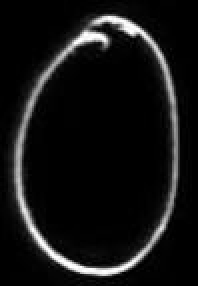
#> input picture dataset/0/IMG_20250516_220320.jpg, 99 x 143 px, found by its file name (shown 2 times larger); its folder holds only this picture in this run
$ jupyter execute EDA.ipynb
#> lines starting #> are read from the running program, lines starting #| are printed output that depends on the picture
# EDA - Exploratory Data Analysis

## Load libraries

[cell 1]
import os
import cv2
import numpy as np
import pandas as pd
import matplotlib.pyplot as plt
import seaborn as sns
# pill use with images
from PIL import Image
# We need to use counter for conting our images size
from collections import Counter

## Loading data and Inspection

[cell 2]
# insure the path folder
dataset_path = "..\.\dataset"

[cell 3]
classes = sorted(os.listdir(dataset_path))  # Get class names (1-9)
class_counts = {}
for cls in classes:
    class_dir = os.path.join(dataset_path, cls)
    if os.path.isdir(class_dir):
        class_counts[cls] = len(os.listdir(class_dir))

##  Plot class distribution

[cell 4]
plt.figure(figsize=(10, 5))
sns.barplot(x=list(class_counts.keys()), y=list(class_counts.values()), palette='viridis')
plt.xlabel("Khmer Number")
plt.ylabel("Number of Images")
plt.title("Class Distribution")
plt.show()
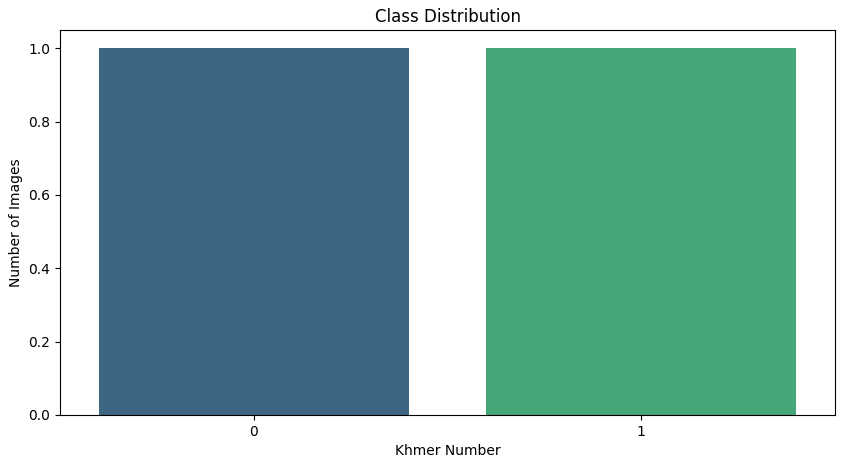
#> figure drawn by matplotlib, 1 panel

##  Display some sample images

[cell 5]
def show_sample_images(dataset_path, classes, num_samples=5):
#> called with dataset_path = '..\\.\\dataset', num_samples = 5
    fig, axes = plt.subplots(len(classes), num_samples, figsize=(10, 10))
    for i, cls in enumerate(classes):
        class_dir = os.path.join(dataset_path, cls)
        images = os.listdir(class_dir)[:num_samples]
        for j, img_name in enumerate(images):
            img_path = os.path.join(class_dir, img_name)
            img = Image.open(img_path)
#> img is the input picture: PIL image 99x143 L; min 0, max 255, mean 19.5
            axes[i, j].imshow(img, cmap='gray')
            axes[i, j].axis('off')
        axes[i, 0].set_ylabel(cls, rotation=0, size=12, labelpad=20)
    plt.tight_layout()
    plt.show()
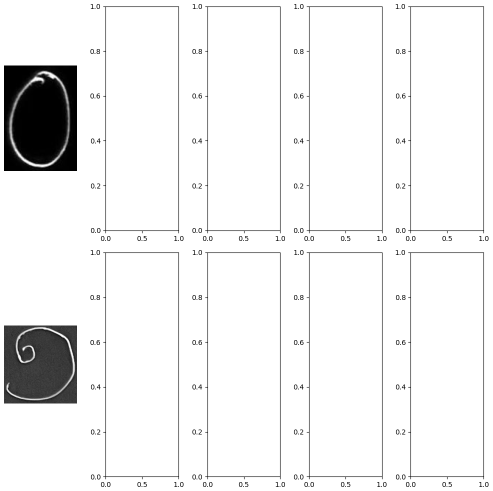
#> figure drawn by matplotlib, 2 panels

show_sample_images(dataset_path, classes)

## Analyze image properties

[cell 6]
image_sizes = []
pixel_means = []

for cls in classes:
    class_dir = os.path.join(dataset_path, cls)
    images = os.listdir(class_dir)
    for img_name in images[:10]:  # Sample 10 images per class
        img_path = os.path.join(class_dir, img_name)
        img = Image.open(img_path)
        image_sizes.append(img.size)
        img_array = np.array(img.convert('L'))  # Convert to grayscale
        pixel_means.append(np.mean(img_array))

##  Show image size distribution

[cell 7]
size_counts = Counter(image_sizes)
#> size_counts = {(99, 143): 1, (200, 215): 1}
plt.figure(figsize=(10, 5))
sns.barplot(x=[str(size) for size in size_counts.keys()], y=size_counts.values())
plt.xlabel("Image Size")
plt.ylabel("Count")
plt.title("Image Size Distribution")
plt.show()
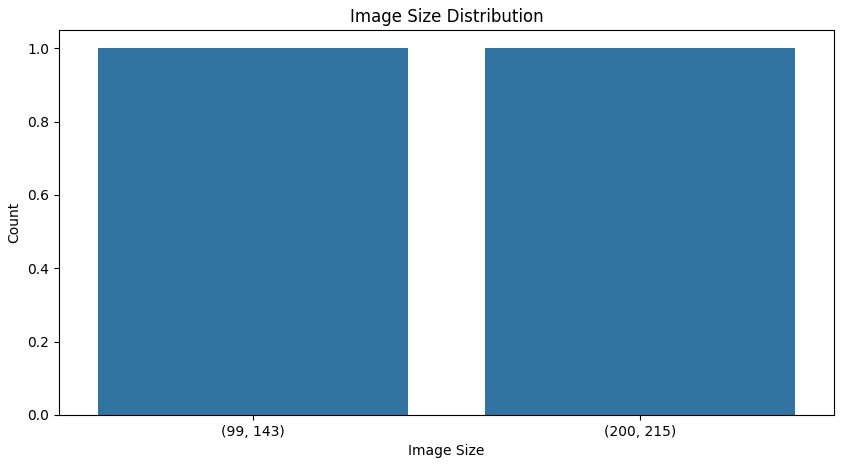
#> figure drawn by matplotlib, 1 panel

## Show pixel intensity distribution

[cell 8]
plt.figure(figsize=(10, 5))
sns.histplot(pixel_means, bins=20, kde=True, color='purple')
plt.xlabel("Mean Pixel Value")
plt.ylabel("Frequency")
plt.title("Pixel Intensity Distribution")
plt.show()
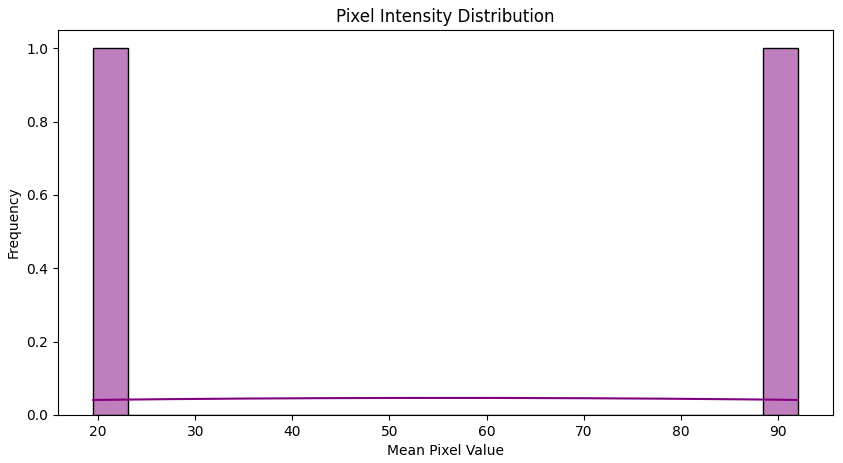
#> figure drawn by matplotlib, 1 panel; curve peaks at x = 55.59, y = 0.0466

## Preprocessing: Convert to grayscale and normalize

[cell 9]
def preprocess_image(img_path):
#> called with img_path = '..\\.\\dataset/0/IMG_20250516_220320.jpg'
    img = cv2.imread(img_path, cv2.IMREAD_GRAYSCALE)  # Load as grayscale
    img = cv2.resize(img, (28, 28))  # Resize to 28x28 (if needed)
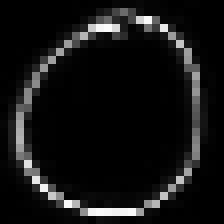
#> img: shape (28, 28) (shown 8 times larger); min 0, max 252, mean 19.5
    img = img / 255.0  # Normalize
    return img
